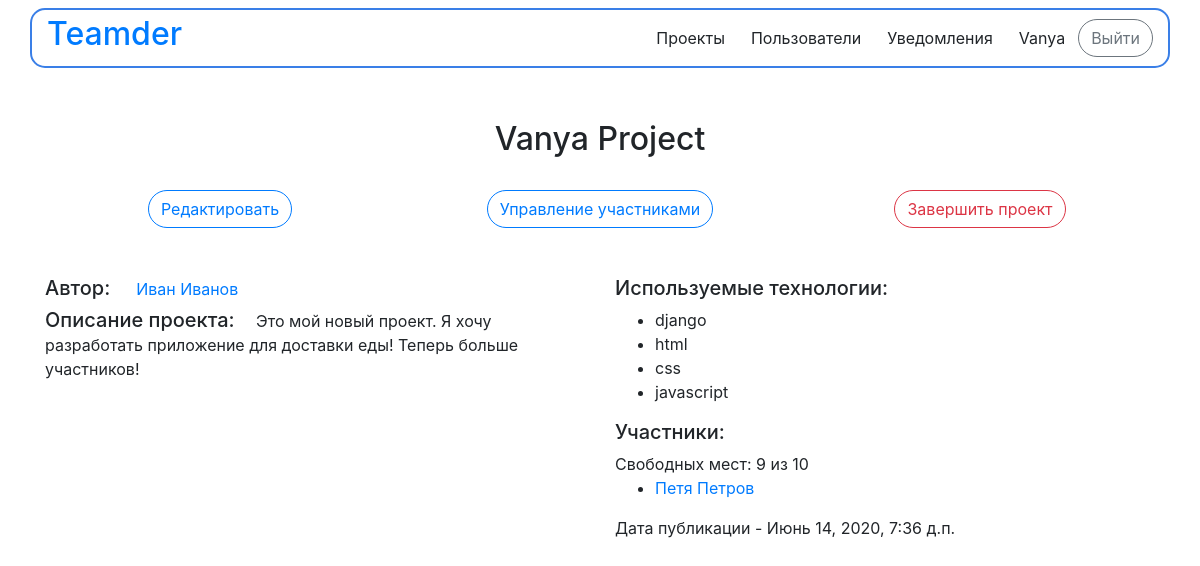
The page /projects/detail/21/ (signed in) on the database its author committed.
### teamder/apps/projects/models.py (models this page shows, shortened)
class Project(models.Model):
    project_name = models.CharField('название проекта', max_length=100)
    project_description = models.TextField('описание проекта', blank=True)
    pub_date = models.DateTimeField('дата публикции', default=timezone.now())
    creator = models.ForeignKey(get_user_model(), on_delete=models.CASCADE, null=True)
    members = models.ManyToManyField(get_user_model(), 'Участники', blank=True)
    members_count = models.IntegerField('Количество участников', default=1, blank=False)
    is_done = models.BooleanField('Проект завершен', default=False)
    technologies = models.ManyToManyField(
        Technology,
        related_name='project_set',
        verbose_name="технологии",
        blank=True)
    class Meta:
        verbose_name = 'Проект'
        verbose_name_plural = 'Проекты'

class Technology(models.Model):
    technology_name = models.CharField("название технологии", max_length=20)
    class Meta:
        verbose_name = 'Технология'
        verbose_name_plural = 'Технологии'

### teamder/apps/projects/views.py (the view, shortened to what this page needs)
# urls.py: path('detail/<int:project_id>/', views.detail, name='detail'),
@login_required
def detail(request, project_id):
    try:
        project = Project.objects.get(id=project_id)
    except:
        raise Http404("Проект не найден!")
    member_list = project.members.all()
    technology_list = project.technologies.all()
    context = {
        'project': project,
        'member_list': member_list,
        'technology_list': technology_list,
        'empty_places_count': project.members_count - project.members.count(),
    }
    return render(request, 'projects/detail.html', context)

### teamder/templates/projects/detail.html (shortened to what this page needs)
{% extends 'base.html' %}
{% block content %}
<div class="container">
        {% if project %}
             <div align="center">
                <h2>{{project.project_name}}</h2>
            </div>
            {% if not project.is_done %}
            <br>
            {% if user == project.creator%}
            <div class="row" align="center">
                <a class="col-4 justify-content-end" href="{% url 'projects:configurate' project.id%}"><button class="btn btn-outline-primary" style="border-radius: 50px">Редактировать</button></a>
                <a class="col-4" href="{% url 'projects:manage_members' project.id%}"><button class="btn btn-outline-primary" style="   border-radius: 50px">Управление участниками</button></a>
                <form method="post" class="col-4">
                    <input type="submit" value="Завершить проект" class="btn btn-outline-danger" style="border-radius: 50px">
                </form>
            </div>
            {% endif %}
        {% else %}
            <h3 align="center">Проект завершен!</h3>
        {% endif %}
    <div class="row">
        <div class="col-6">
                    <br><br>
                    <div>
                        <h5>Автор: &nbsp;&nbsp;&nbsp;<a href="{% url 'user_accounts:detail' project.creator.id %}" style="text-decoration: none"><small>
                            {{project.creator.first_name}} {{project.creator.last_name}}</small></a></h5>
                    </div>
                    <div>
                        <h5>Описание проекта:&nbsp;&nbsp;&nbsp; <small>{{project.project_description}}</small></h5>
                    </div>
        </div>
    <div class="col-6">
        <br><br>
            <div>
                <h5>Используемые технологии: </h5>
                {% if technology_list %}
                    <ul>
                        {% for t in technology_list %}
                            <li>{{t.technology_name}}</li>
                        {% endfor %}
                    </ul>
                {% else %}
                    <p>Не указана ни одна технология</p>
                {% endif %}
            </div>
            <div>
                <h5>Участники: &nbsp;&nbsp;&nbsp;</h5>
                <h7>Свободных мест: {{empty_places_count}} из {{ project.members_count }}</h7>
                {% if member_list %}
                    <ul>
                        {% for member in member_list %}
                            <li><a href="{% url 'user_accounts:detail' member.id %}" style="text-decoration: none">{{member.first_name}} {{member.last_name}}</a>
                            </li>
                        {% endfor %}
                    </ul>
                {% else %}
                <br>
                    <h7>К этому проекту еще ни кто не присоединился. Вы можете стать первым!</h7>
                {% endif %}
            </div>
            <div>
                <h7>Дата публикации - {{project.pub_date}}</h7>
            </div>
        <br><br>
        {% endif %}
    {% endblock %}

### teamder/templates/base.html (shortened to what this page needs)
<!DOCTYPE html>
<html lang="ru">
<head>
            <link rel="stylesheet" href="https://stackpath.bootstrapcdn.com/bootstrap/4.5.0/css/bootstrap.min.css"
>
</head>
<body>
    {% block header%}
    {% load static %}
    <nav class="navbar navbar-expand-lg fixed-top">
        <div class="container" style="border: 2px solid #3A7FE7; background-color: white; border-radius: 15px">
            <div class="navbar-header">
                <a href="http://127.0.0.1:8000/" class="navbar-brand"> <h2>Teamder</h2> </a>
            </div>
            <div>
                <ul class="nav navbar-nav mr-auto">
                     {% if user.is_authenticated %}
                        <li class="active"><a href="{% url 'projects:index' %}"><button class="btn btn-default" style="border-radius: 50px">Проекты</button></a></li>
                        <li class="active"><a href="{% url 'user_accounts:index' %}"><button class="btn btn-default" style="border-radius: 50px">Пользователи</button></a></li>
                        <li class="active"><a href="{% url 'user_accounts:notifications' %}"><button class="btn btn-default" style="border-radius: 50px">Уведомления</button></a></li>
                        <li class="active"><a href="{% url 'user_accounts:detail' user.id %}"><button class="btn btn-default" style="border-radius: 50px">{{ user.get_username }}</button></a></li>
                        <li class="active"><a href="{% url 'logout' %}?next={{request.path}}"><button class="btn btn-outline-secondary" style="border-radius: 50px">Выйти</button></a></li>
                    {% endif %}
                </ul>
            </div>
        </div>
    </nav>
    {% endblock %}
    <br><br><br><br><br>
    {% block content %}{% endblock %}
</body>
</html>

### rows shown on the page
Project: project_name "Vanya Project", creator.first_name "Иван", creator.last_name "Иванов", project_description "Это мой новый проект. Я хочу разработать приложение для доставки еды! Теперь больше участников!", members_count "10", pub_date "Июнь 14, 2020, 7:36 д.п."
Technology: technology_name "django"
Technology: technology_name "html"
Technology: technology_name "css"
Technology: technology_name "javascript"

### other values the page prints
{{ user.get_username }} "Vanya"
{{ empty_places_count }} "9"
{{ member.first_name }} "Петя"
{{ member.last_name }} "Петров"
